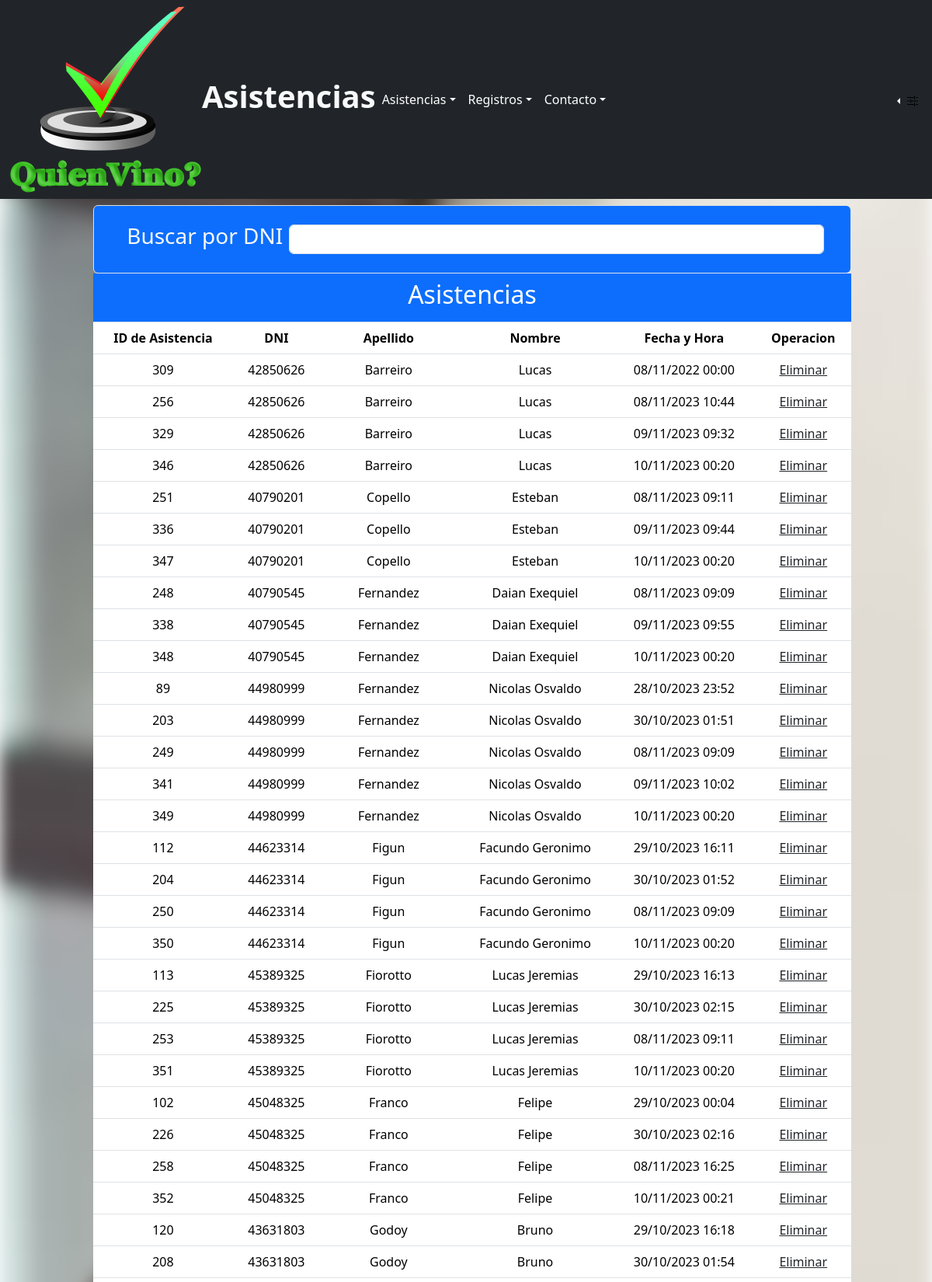
Screenshot of /Control/listarAsistencias.php (upper part) with the database file from the repository.
### tables this page shows
CREATE TABLE IF NOT EXISTS `asistencia` (
  `id` bigint NOT NULL AUTO_INCREMENT,
  `dni` bigint DEFAULT NULL,
  `fecha_asistencia` datetime NOT NULL,
  PRIMARY KEY (`id`) USING BTREE,
  KEY `FK_asistencia_alumno` (`dni`),
  CONSTRAINT `FK_asistencia_alumno` FOREIGN KEY (`dni`) REFERENCES `alumno` (`dni`) ON DELETE CASCADE ON UPDATE CASCADE
);

CREATE TABLE IF NOT EXISTS `alumno` (
  `dni` bigint NOT NULL,
  `nombre` varchar(50) NOT NULL,
  `apellido` varchar(50) NOT NULL,
  `fecha_nacimiento` date NOT NULL,
  PRIMARY KEY (`dni`) USING BTREE
);

### BD/conn.php (called while the page is built, shortened)
<?php
class Conexion
{
  private $host = "localhost";
  private $contrasena = "";
  private $bd = "sistemaasistencia";
  private $usuario = "root";
  private $conn;
  public  function __construct()
  {
    $this->conn = new mysqli($this->host, $this->usuario, $this->contrasena, $this->bd);
  }
  public function ejecutar($consulta)
  {
    return $this->conn->query($consulta);
  }
}
?>

### Clases/Alumno.php (called while the page is built, shortened)
<?php
class Alumno extends Persona
{
  public static function listarAlumnosConAsistencias()
  {
    $listarQuery = ("SELECT ast.id,a.dni,a.nombre,a.apellido,ast.fecha_asistencia FROM (alumno AS a INNER JOIN asistencia as ast ON a.dni=ast.dni) ORDER BY a.apellido ASC, a.nombre, ast.fecha_asistencia");
    return $listarQuery;
  }
}
?>

### Control/listarAsistencias.php (the view, shortened to what this page needs)
<?php
include("../BD/conn.php");
include("../Clases/Alumno.php");
?>
<!DOCTYPE html>
<html lang="en">
<head>
  <link rel="stylesheet" href="../Resources/css/bootstrap.min.css" />
  <link rel="stylesheet" href="../styleIndex.css">
</head>
<body>
  <nav class="navbar navbar-expand-sm bg-dark navbar-dark">
    <div class="container-fluid">
      <a href="../../QuienVino/index.php">
        <div class="redondo">
          <img src="../Multimedia/logo2.png" class="logo">
        </div>
      </a>
      <div class="d-flex justify-content-end">
        <h1 class="text-light"><b>Asistencias</b></h1>
      </div>
      <div class="collapse navbar-collapse" id="collapsibleNavbar">
        <ul class="navbar-nav">
          <li class="nav-item dropdown">
            <a class="nav-link dropdown-toggle" href="#" role="button" data-bs-toggle="dropdown">Asistencias</a>
          </li>
          <li class="nav-item dropdown">
            <a class="nav-link dropdown-toggle" href="#" role="button" data-bs-toggle="dropdown">Registros</a>
          </li>
          <li class="nav-item dropdown">
            <a class="nav-link dropdown-toggle" href="#" role="button" data-bs-toggle="dropdown">Contacto</a>
          </li>
        </ul>
      </div>
      <div class="nav-item dropstart">
        <a class="nav-link dropdown-toggle text-light" href="#" role="button" data-bs-toggle="dropdown"
          aria-expanded="false">
          <img src="../Multimedia/sliders2.svg" alt="" class="img-fluid config" style="margin-right: 5px;">
        </a>
      </div>
    </div>
  </nav>
  <div class="d-flex justify-content-center">
    <div class="col-10">
      <div class="container m-2">
        <div class="w-100 position-relative start-0 bg-primary text-light rounded border text-center form-control">
          <div class="d-flex align-items-center justify-content-center p-3 w-100">
            <label for="dni" class="text-left round pr-5">
              <h3 class="text-light mx-2">Buscar por DNI</h3>
            </label>
            <input type="text" name="dni" id="dni" class="form-control w-75 " onkeyup="buscarFetch(this.value)"
              autofocus>
          </div>
        </div>
        <table class="table table-hover text-center w-100" id="vaciar">
          <thead>
            <tr>
              <th colspan="6" class="bg-primary text-white ">
                <h2>Asistencias</h2>
              </th>
            </tr>
            <tr>
              <th scope="col">ID de Asistencia</th>
              <th scope="col">DNI</th>
              <th scope="col">Apellido</th>
              <th scope="col">Nombre</th>
              <th scope="col">Fecha y Hora</th>
              <th scope="col">Operacion</th>
            </tr>
          </thead>
          <tbody id="tableInfo">
            <?php
            $conectarDB = new Conexion();
            $consulta = Alumno::listarAlumnosConAsistencias();
            $traerDatos = $conectarDB->ejecutar($consulta);
            $resultado = $traerDatos->fetch_all();
            if ($resultado == NULL) {
              ?>
            </tbody>
          </table>
          <div class="alert alert-warning">
            <h3>Aún no hay alumnos que tengan asistencias</h3>
          </div>
          <?php
            } else {
              foreach ($resultado as $eachResult => $value) {
                ?>
            <tr>
              <td>
                <?php echo ($value[0]); ?>
              </td>
              <td>
                <?php echo ($value[1]); ?>
              </td>
              <td>
                <?php echo ($value[3]); ?>
              </td>
              <td>
                <?php echo ($value[2]); ?>
              </td>
              <td>
                <?php
                $originalDate = $value[4];
                $newDate = date("d/m/Y H:i", strtotime($originalDate));
                echo ($newDate);
                ?>
              </td>
              <td>
                <a class="link-dark table__item__link" onclick='alerta_eliminar(<?php echo ($value[0]) ?>)'>Eliminar</a>
              </td>
            </tr>
            <?php
              }
            }
            ?>
        </tbody>
        </table>
      </div>
    </div>
  </div>
</body>
</html>

### styleIndex.css (style rules this page uses)
body::before { filter: blur(2px); content: ""; position: absolute; height: 20%; width: 20%; background-image: url("Multimedia/ninos-escuela-levantando-mano-aula_107420-85511.png") ; background-repeat: repeat; background-size: cover; z-index: -1; -webkit-transform: scale(5); -webkit-transform-origin: top left; }
body { background-repeat: repeat; }
a:link, a:visited, a:active { text-decoration: none; color: white; }
b { text-decoration: none; }

### rows the page displays
asistencia: id "309", dni.dni "42850626", dni.apellido "Barreiro", dni.nombre "Lucas", fecha_asistencia "08/11/2022 00:00"
asistencia: id "256", dni.dni "42850626", dni.apellido "Barreiro", dni.nombre "Lucas", fecha_asistencia "08/11/2023 10:44"
asistencia: id "329", dni.dni "42850626", dni.apellido "Barreiro", dni.nombre "Lucas", fecha_asistencia "09/11/2023 09:32"
asistencia: id "346", dni.dni "42850626", dni.apellido "Barreiro", dni.nombre "Lucas", fecha_asistencia "10/11/2023 00:20"
asistencia: id "251", dni.dni "40790201", dni.apellido "Copello", dni.nombre "Esteban", fecha_asistencia "08/11/2023 09:11"
asistencia: id "336", dni.dni "40790201", dni.apellido "Copello", dni.nombre "Esteban", fecha_asistencia "09/11/2023 09:44"
asistencia: id "347", dni.dni "40790201", dni.apellido "Copello", dni.nombre "Esteban", fecha_asistencia "10/11/2023 00:20"
asistencia: id "248", dni.dni "40790545", dni.apellido "Fernandez", dni.nombre "Daian Exequiel", fecha_asistencia "08/11/2023 09:09"
asistencia: id "338", dni.dni "40790545", dni.apellido "Fernandez", dni.nombre "Daian Exequiel", fecha_asistencia "09/11/2023 09:55"
asistencia: id "348", dni.dni "40790545", dni.apellido "Fernandez", dni.nombre "Daian Exequiel", fecha_asistencia "10/11/2023 00:20"
asistencia: id "89", dni.dni "44980999", dni.apellido "Fernandez", dni.nombre "Nicolas Osvaldo", fecha_asistencia "28/10/2023 23:52"
asistencia: id "203", dni.dni "44980999", dni.apellido "Fernandez", dni.nombre "Nicolas Osvaldo", fecha_asistencia "30/10/2023 01:51"
asistencia: id "249", dni.dni "44980999", dni.apellido "Fernandez", dni.nombre "Nicolas Osvaldo", fecha_asistencia "08/11/2023 09:09"
asistencia: id "341", dni.dni "44980999", dni.apellido "Fernandez", dni.nombre "Nicolas Osvaldo", fecha_asistencia "09/11/2023 10:02"
asistencia: id "349", dni.dni "44980999", dni.apellido "Fernandez", dni.nombre "Nicolas Osvaldo", fecha_asistencia "10/11/2023 00:20"
asistencia: id "112", dni.dni "44623314", dni.apellido "Figun", dni.nombre "Facundo Geronimo", fecha_asistencia "29/10/2023 16:11"
asistencia: id "204", dni.dni "44623314", dni.apellido "Figun", dni.nombre "Facundo Geronimo", fecha_asistencia "30/10/2023 01:52"
asistencia: id "250", dni.dni "44623314", dni.apellido "Figun", dni.nombre "Facundo Geronimo", fecha_asistencia "08/11/2023 09:09"
asistencia: id "350", dni.dni "44623314", dni.apellido "Figun", dni.nombre "Facundo Geronimo", fecha_asistencia "10/11/2023 00:20"
asistencia: id "113", dni.dni "45389325", dni.apellido "Fiorotto", dni.nombre "Lucas Jeremias", fecha_asistencia "29/10/2023 16:13"
asistencia: id "225", dni.dni "45389325", dni.apellido "Fiorotto", dni.nombre "Lucas Jeremias", fecha_asistencia "30/10/2023 02:15"
asistencia: id "253", dni.dni "45389325", dni.apellido "Fiorotto", dni.nombre "Lucas Jeremias", fecha_asistencia "08/11/2023 09:11"
asistencia: id "351", dni.dni "45389325", dni.apellido "Fiorotto", dni.nombre "Lucas Jeremias", fecha_asistencia "10/11/2023 00:20"
asistencia: id "102", dni.dni "45048325", dni.apellido "Franco", dni.nombre "Felipe", fecha_asistencia "29/10/2023 00:04"
asistencia: id "226", dni.dni "45048325", dni.apellido "Franco", dni.nombre "Felipe", fecha_asistencia "30/10/2023 02:16"
asistencia: id "258", dni.dni "45048325", dni.apellido "Franco", dni.nombre "Felipe", fecha_asistencia "08/11/2023 16:25"
asistencia: id "352", dni.dni "45048325", dni.apellido "Franco", dni.nombre "Felipe", fecha_asistencia "10/11/2023 00:21"
asistencia: id "120", dni.dni "43631803", dni.apellido "Godoy", dni.nombre "Bruno", fecha_asistencia "29/10/2023 16:18"
asistencia: id "208", dni.dni "43631803", dni.apellido "Godoy", dni.nombre "Bruno", fecha_asistencia "30/10/2023 01:54"
